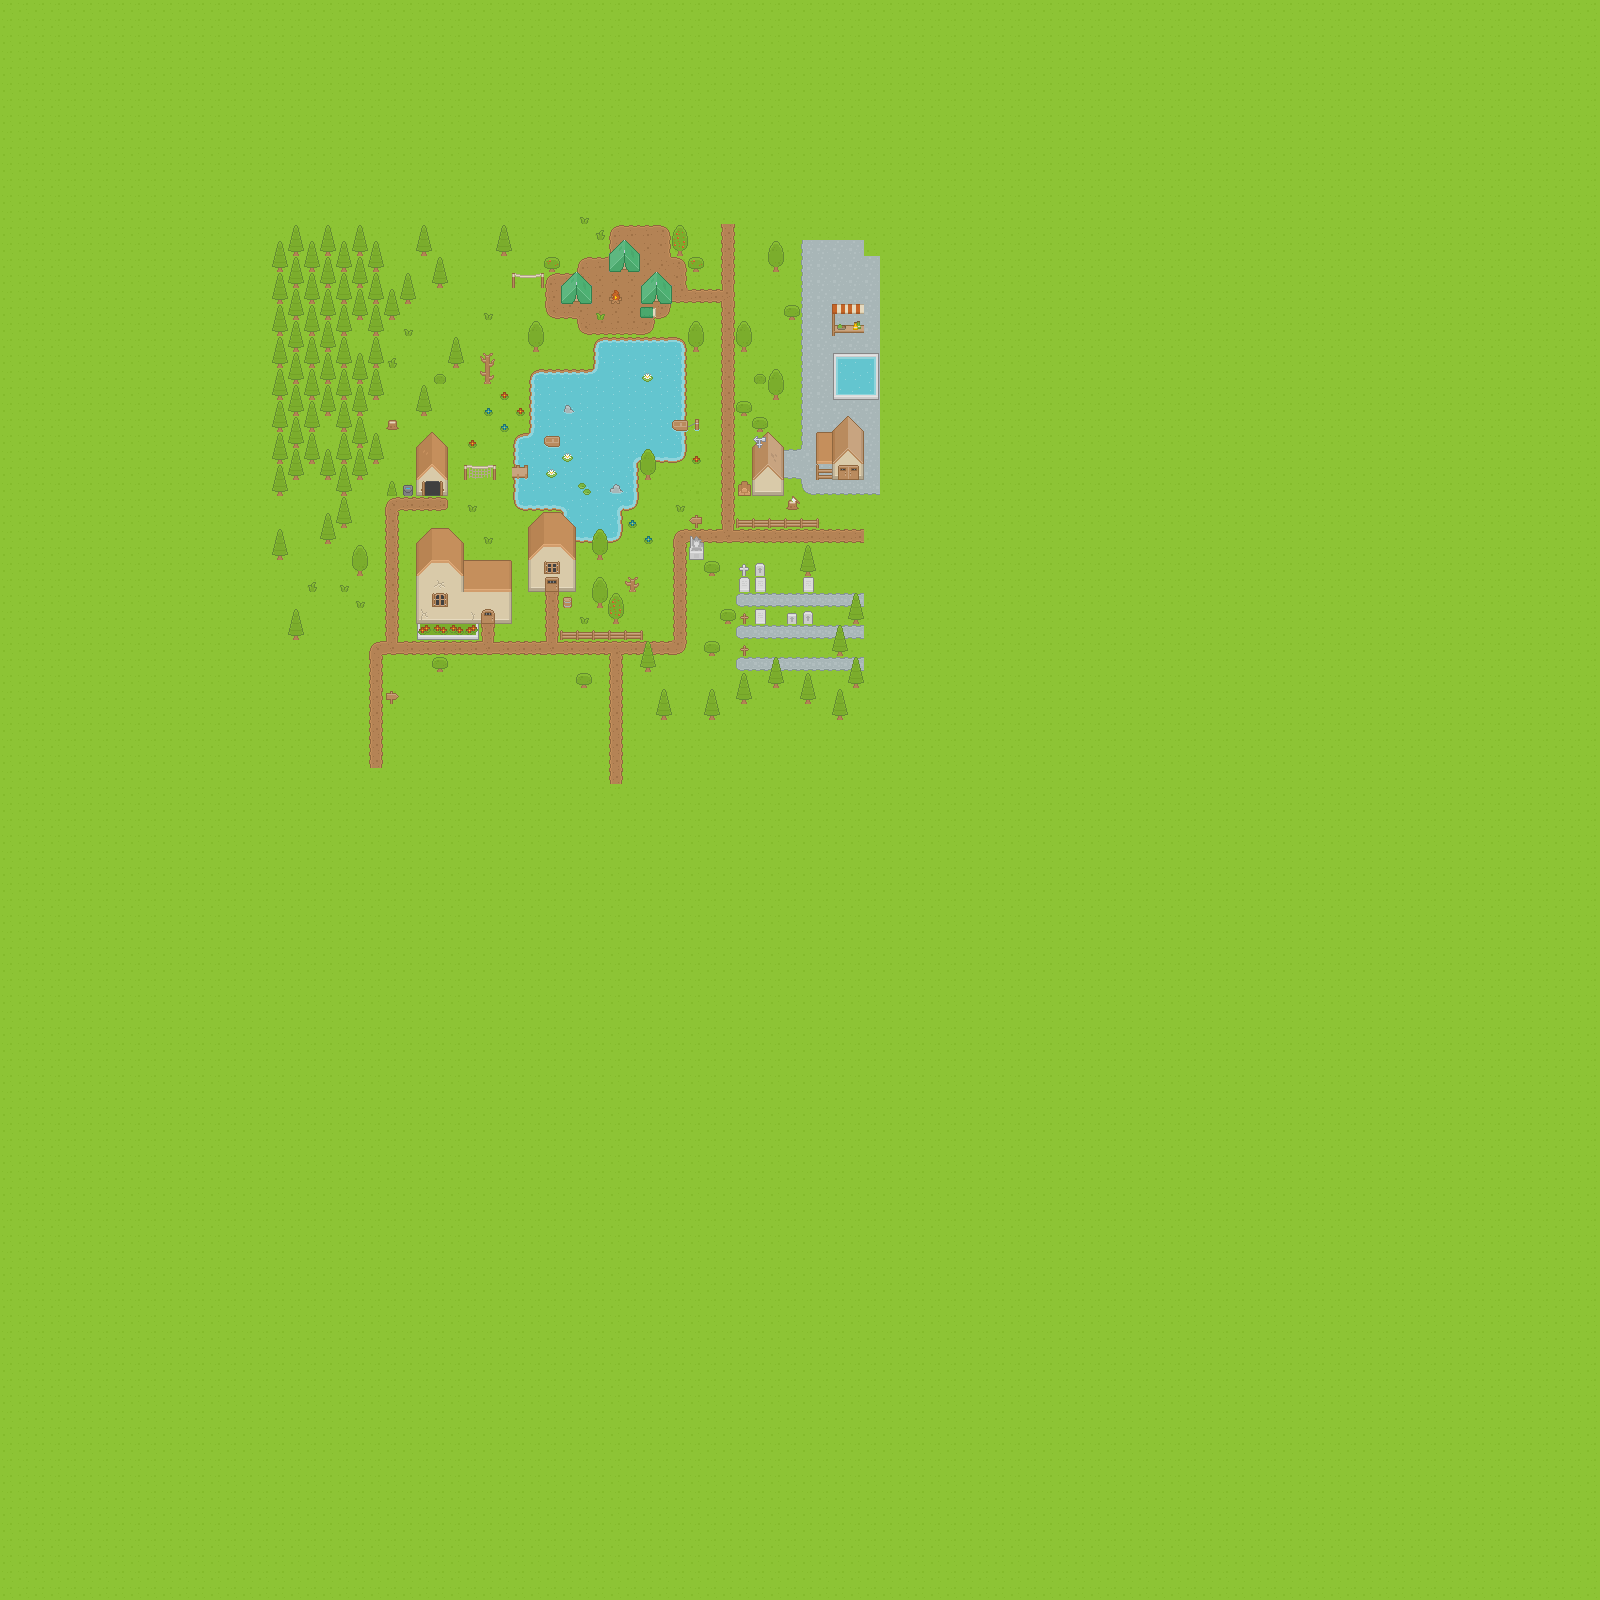

Below is a game level as drawn by its tile map, then a one-line description and the .tmx that defines it (tile-layer data replaced by summaries):
An orthogonal 100x100 tile map with 16x16 px tiles, 5 tile layers (Ground/terrain, Ground overlay, Objects, Doors/windows/roof, ...).

<map version="1.0" orientation="orthogonal" renderorder="right-down" width="100" height="100" tilewidth="16" tileheight="16" nextobjectid="1">
 <tileset firstgid="1" name="Roguelike" tilewidth="16" tileheight="16" spacing="1" tilecount="1767" columns="57">
  <image source="../Spritesheet/roguelikeSheet_transparent.png" width="968" height="526" />
 </tileset>
 <layer name="Ground/terrain" width="100" height="100">
  <data>[10000 cells, 10000 non-empty, 14 distinct tile ids]</data>
 </layer>
 <layer name="Ground overlay" width="100" height="100">
  <data>[10000 cells, 128 non-empty, 21 distinct tile ids]</data>
 </layer>
 <layer name="Objects" width="100" height="100">
  <data>[10000 cells, 414 non-empty, 75 distinct tile ids]</data>
 </layer>
 <layer name="Doors/windows/roof" width="100" height="100">
  <data>[10000 cells, 77 non-empty, 47 distinct tile ids]</data>
 </layer>
 <layer name="Roof object" width="100" height="100">
  <data>[10000 cells, 1 non-empty, 1 distinct tile ids]</data>
 </layer>
</map>
